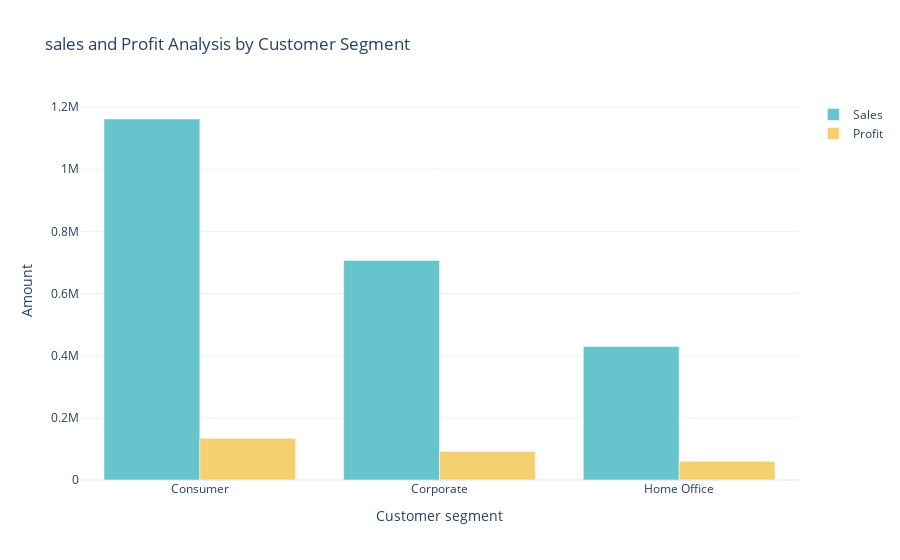

Write notebook code for a chart like this one.
### Code cell
sales_profit_by_segment = data.groupby('Segment').agg({'Sales': 'sum', 'Profit': 'sum'}).reset_index()

color_palette = colors.qualitative.Pastel

fig = go.Figure()
fig.add_trace(go.Bar(x=sales_profit_by_segment['Segment'],
                     y=sales_profit_by_segment['Sales'],
                     name='Sales',
                     marker_color=color_palette[0]))

fig.add_trace(go.Bar(x=sales_profit_by_segment['Segment'],
                     y=sales_profit_by_segment['Profit'],
                     name='Profit',
                     marker_color=color_palette[1]))

fig.update_layout(title='sales and Profit Analysis by Customer Segment',
                  xaxis_title='Customer segment', yaxis_title='Amount')

fig.show()

### Figure 1 — Plotly figure (JSON) as saved in the notebook; plotly's stock layout.template omitted (floating-point values rounded to 4 significant figures)
{"data": [{"marker": {"color": "rgb(102, 197, 204)"}, "name": "Sales", "type": "bar", "x": ["Consumer", "Corporate", "Home Office"], "y": [1161000.0, 706100.0, 429700.0]}, {"marker": {"color": "rgb(246, 207, 113)"}, "name": "Profit", "type": "bar", "x": ["Consumer", "Corporate", "Home Office"], "y": [134100.0, 91980.0, 60300.0]}], "layout": {"autosize": true, "title": {"text": "sales and Profit Analysis by Customer Segment"}, "xaxis": {"autorange": true, "range": [-0.5, 2.5], "title": {"text": "Customer segment"}, "type": "category"}, "yaxis": {"autorange": true, "range": [0, 1223000.0], "title": {"text": "Amount"}, "type": "linear"}}}
